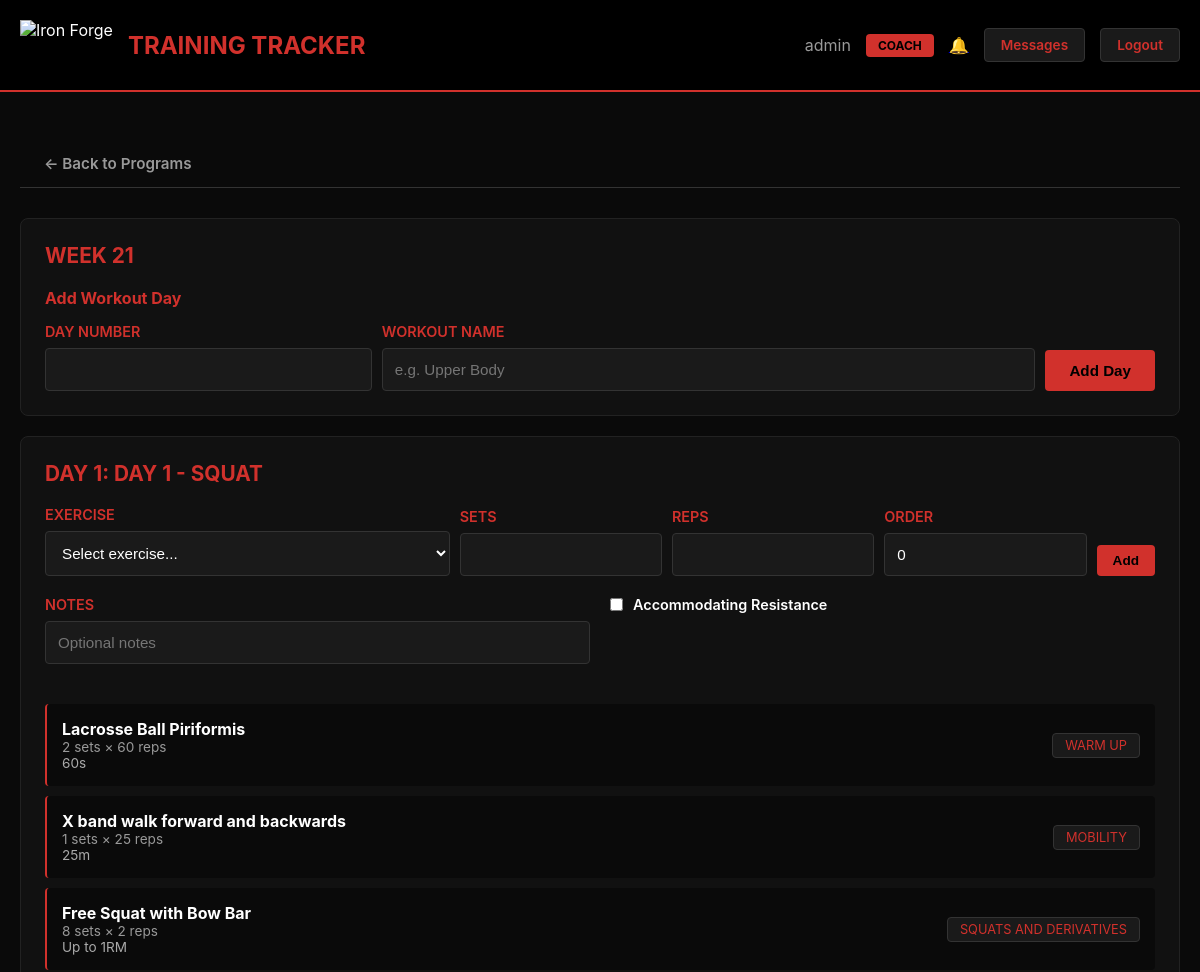
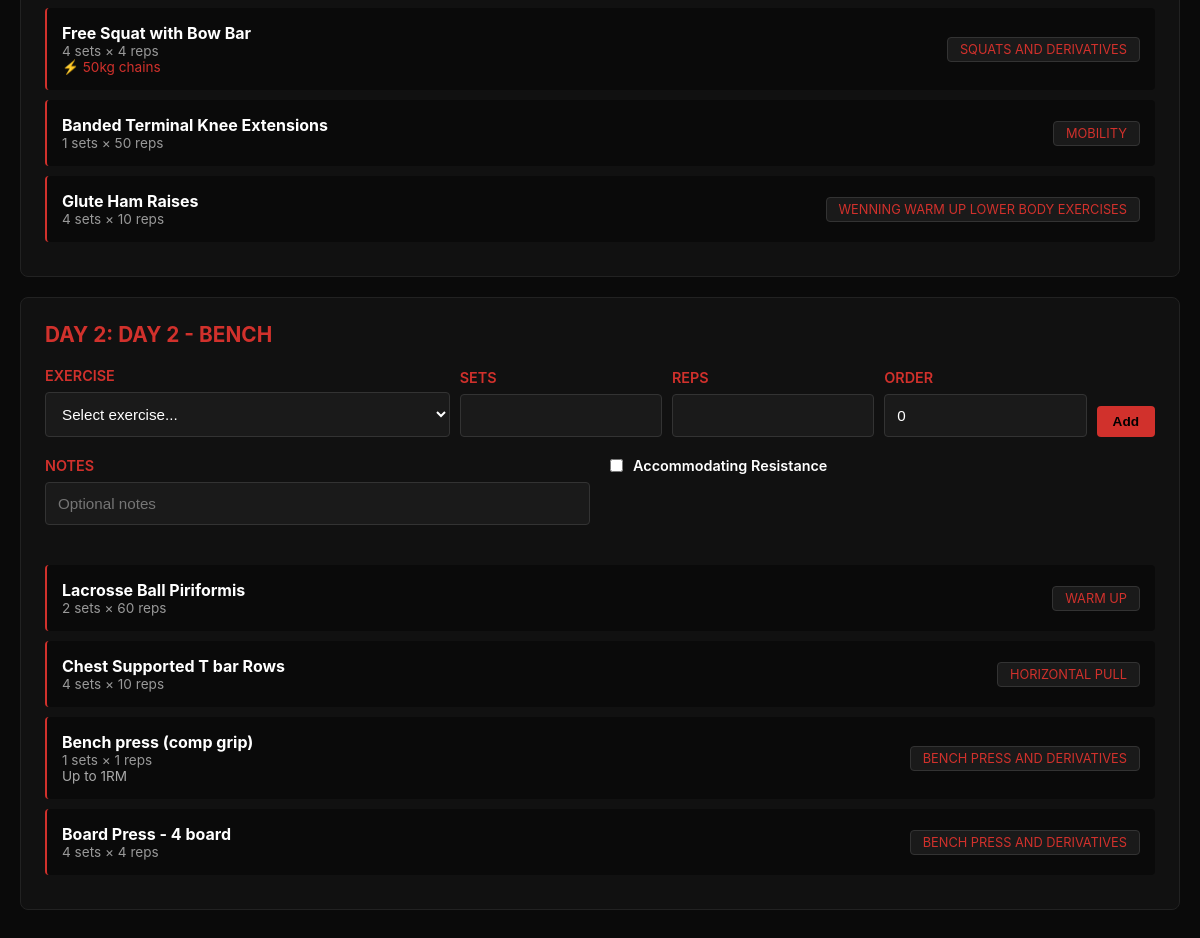
The app's page /program/1/edit (signed in) with its own data (2 pictures, top to bottom).
### models.py (models this page shows)
class User(db.Model):
    id = db.Column(db.Integer, primary_key=True)
    username = db.Column(db.String(80), unique=True, nullable=False)
    email = db.Column(db.String(120), unique=True, nullable=False)
    password = db.Column(db.String(200), nullable=False)
    is_admin = db.Column(db.Boolean, default=False)
    created_at = db.Column(db.DateTime, default=datetime.utcnow)
    coach_id = db.Column(db.Integer, db.ForeignKey('user.id'), nullable=True)
    workouts = db.relationship('Workout', backref='user', lazy='dynamic', foreign_keys='Workout.user_id')
    assigned_programs = db.relationship('ProgramAssignment', backref='user', lazy='dynamic', foreign_keys='ProgramAssignment.user_id')
    notifications = db.relationship('Notification', backref='user', lazy='dynamic', foreign_keys='Notification.user_id')
    messages_sent = db.relationship('Message', backref='sender', lazy='dynamic', foreign_keys='Message.sender_id')
    messages_received = db.relationship('Message', backref='recipient', lazy='dynamic', foreign_keys='Message.recipient_id')

class WorkoutProgram(db.Model):
    id = db.Column(db.Integer, primary_key=True)
    name = db.Column(db.String(200), nullable=False)
    description = db.Column(db.Text)
    created_by = db.Column(db.Integer, db.ForeignKey('user.id'), nullable=False)
    created_at = db.Column(db.DateTime, default=datetime.utcnow)
    workouts = db.relationship('ProgramWorkout', backref='program', lazy='dynamic', cascade='all, delete-orphan')

class ProgramWorkout(db.Model):
    id = db.Column(db.Integer, primary_key=True)
    program_id = db.Column(db.Integer, db.ForeignKey('workout_program.id'), nullable=False)
    day_number = db.Column(db.Integer, nullable=False)
    name = db.Column(db.String(100))
    exercises = db.relationship('ProgramExercise', backref='workout', lazy='dynamic', cascade='all, delete-orphan')

class ProgramExercise(db.Model):
    id = db.Column(db.Integer, primary_key=True)
    program_workout_id = db.Column(db.Integer, db.ForeignKey('program_workout.id'), nullable=False)
    exercise_id = db.Column(db.Integer, db.ForeignKey('exercise.id'), nullable=False)
    exercise = db.relationship('Exercise')
    sets = db.Column(db.Integer, nullable=False)
    reps = db.Column(db.Integer, nullable=False)
    notes = db.Column(db.Text)
    order = db.Column(db.Integer, default=0)
    has_accommodating_resistance = db.Column(db.Boolean, default=False)
    accommodating_resistance_type = db.Column(db.String(100))

class Exercise(db.Model):
    id = db.Column(db.Integer, primary_key=True)
    name = db.Column(db.String(100), unique=True, nullable=False)
    category = db.Column(db.String(50), nullable=False)
    description = db.Column(db.Text)
    video_url = db.Column(db.String(500))
    is_competition_lift = db.Column(db.Boolean, default=False)
    created_at = db.Column(db.DateTime, default=datetime.utcnow)

### routes.py (the view)
    @app.route('/program/<int:program_id>/edit')
    @admin_required
    def edit_program(program_id):
        try:
            program = WorkoutProgram.query.get_or_404(program_id)
            exercises = Exercise.query.all()
            workouts = ProgramWorkout.query.filter_by(program_id=program_id).order_by(ProgramWorkout.day_number).all()
            return render_template('edit_program.html', program=program, exercises=exercises, workouts=workouts)
        except Exception:
            flash('Error loading program', 'error')
            return redirect(url_for('coach_programs'))

### token_auth.py (called while the page is built, shortened)
def admin_required(f):
    @wraps(f)
    def decorated_function(*args, **kwargs):
        user = token_auth.get_current_user()
        if not user:
            flash('Please log in to access this page', 'error')
            return redirect(url_for('login'))
        if not user.is_admin:
            flash('Admin access required', 'error')
            return redirect(url_for('dashboard'))
        return f(*args, **kwargs)
    return decorated_function

    def verify_token(self, token, token_type='access'):
        try:
            payload = jwt.decode(token, current_app.config['JWT_SECRET_KEY'], algorithms=['HS256'])
            if payload.get('type') != token_type:
                return None
            return payload
        except jwt.ExpiredSignatureError:
            return 'expired'
        except jwt.InvalidTokenError:
            return None

    def get_current_user(self):
        token = session.get('access_token')
        if not token:
            return None
        payload = self.verify_token(token)
        if not payload:
            return None
        try:
            user = User.query.get(payload['user_id'])
            return user
        except Exception:
            return None

### templates/edit_program.html (shortened to what this page needs)
{% extends "base.html" %}
{% block content %}
<div class="nav-tabs">
    <a href="{{ url_for('coach_programs') }}" class="nav-tab">← Back to Programs</a>
</div>
<div class="card">
    <h3 class="card-header">{{ program.name }}</h3>
    <h4 style="color:#d1312c;margin:20px 0 15px 0">Add Workout Day</h4>
    <form method="POST" action="{{ url_for('add_workout', program_id=program.id) }}">
        <div style="display:grid;grid-template-columns:1fr 2fr auto;gap:10px;align-items:end">
            <div class="form-group" style="margin:0">
                <label>Day Number</label>
                <input type="number" name="day_number" min="1" max="7" required>
            </div>
            <div class="form-group" style="margin:0">
                <label>Workout Name</label>
                <input type="text" name="name" placeholder="e.g. Upper Body" required>
            </div>
            <button type="submit" class="btn">Add Day</button>
        </div>
    </form>
</div>
{% for workout in workouts %}
<div class="card">
    <h4 class="card-header">Day {{ workout.day_number }}: {{ workout.name }}</h4>
    <form method="POST" action="{{ url_for('add_exercise_to_workout', workout_id=workout.id) }}">
        <div style="display:grid;grid-template-columns:2fr 1fr 1fr 1fr auto;gap:10px;align-items:end;margin-bottom:20px">
            <div class="form-group" style="margin:0">
                <label>Exercise</label>
                <select name="exercise_id" required>
                    <option value="">Select exercise...</option>
                </select>
            </div>
            <div class="form-group" style="margin:0">
                <label>Sets</label>
                <input type="number" name="sets" min="1" required>
            </div>
            <div class="form-group" style="margin:0">
                <label>Reps</label>
                <input type="number" name="reps" min="1" required>
            </div>
            <div class="form-group" style="margin:0">
                <label>Order</label>
                <input type="number" name="order" min="0" value="0">
            </div>
            <button type="submit" class="btn btn-small">Add</button>
        </div>
        <div style="display:grid;grid-template-columns:1fr 1fr;gap:20px;margin-bottom:20px">
            <div class="form-group">
                <label>Notes</label>
                <input type="text" name="notes" placeholder="Optional notes">
            </div>
            <div>
                <div style="display:flex;align-items:center;gap:10px;margin-bottom:10px">
                    <input type="checkbox" id="has_resistance" name="has_accommodating_resistance" style="width:auto">
                    <label for="has_resistance" style="margin:0;color:#fff;text-transform:none">Accommodating Resistance</label>
                </div>
            </div>
        </div>
    </form>
    {% if workout.exercises %}
    <ul class="exercise-list">
        {% for ex in workout.exercises|sort(attribute='order') %}
        <li class="exercise-list-item">
            <div style="display:flex;justify-content:space-between;align-items:center">
                <div>
                    <strong>{{ ex.exercise.name }}</strong>
                    <div style="color:#999;font-size:.85em">{{ ex.sets }} sets × {{ ex.reps }} reps</div>
                    {% if ex.has_accommodating_resistance %}
                    <div style="color:#d1312c;font-size:.85em">⚡ {{ ex.accommodating_resistance_type }}</div>
                    {% endif %}
                    {% if ex.notes %}
                    <div style="color:#aaa;font-size:.85em">{{ ex.notes }}</div>
                    {% endif %}
                </div>
                <span class="category-badge">{{ ex.exercise.category }}</span>
            </div>
        </li>
        {% endfor %}
    </ul>
    {% else %}
    <div class="empty-state" style="padding:20px">
        <p>No exercises added yet</p>
    </div>
    {% endif %}
</div>
{% endfor %}
{% endblock %}

### templates/base.html (shortened to what this page needs)
<!DOCTYPE html>
<html>
<head>
</head>
<body>
    <div class="header">
        <div class="header-content">
            <div class="logo-container">
                <img src="https://www.ironforgegym.co.uk/wp-content/uploads/2022/08/IRON-VECTOR_inver002-1.svg" alt="Iron Forge" class="logo">
                <span class="logo-text">Training Tracker</span>
            </div>
            {% if session.get('username') %}
            <div class="user-info">
                <span>{{ session.get('username') }}</span>
                {% if session.get('is_admin') %}
                <span class="admin-badge">Coach</span>
                {% endif %}
                <a href="{{ url_for('notifications') }}" class="notification-badge">🔔
                </a>
                <a href="{{ url_for('messages') }}" class="btn btn-small btn-secondary">Messages</a>
                <a href="{{ url_for('logout') }}" class="btn btn-small btn-secondary">Logout</a>
            </div>
            {% endif %}
        </div>
    </div>
    <div class="container">
        {% block content %}{% endblock %}
    </div>
</body>
</html>

### templates/base.html (style rules this page uses)
* { margin:0;padding:0;box-sizing:border-box }
body { font-family:-apple-system,BlinkMacSystemFont,'Segoe UI',Roboto,sans-serif;background:#0a0a0a;color:#fff;min-height:100vh }
.container { max-width:1200px;margin:0 auto;padding:20px }
.header { background:#000;border-bottom:2px solid #d1312c;padding:20px 0;margin-bottom:30px }
.header-content { max-width:1200px;margin:0 auto;padding:0 20px;display:flex;align-items:center;justify-content:space-between }
.logo-container { display:flex;align-items:center;gap:15px }
.logo { height:50px;width:auto }
.logo-text { font-size:1.5em;font-weight:700;color:#d1312c;text-transform:uppercase }
.user-info { display:flex;align-items:center;gap:15px;color:#999 }
.notification-badge { position:relative;cursor:pointer }
.admin-badge { background:#d1312c;color:#000;padding:4px 12px;border-radius:4px;font-size:.75em;font-weight:700;text-transform:uppercase }
.nav-tabs { display:flex;gap:10px;margin-bottom:30px;border-bottom:1px solid #333;overflow-x:auto }
.nav-tab { padding:12px 24px;background:none;border:none;color:#999;cursor:pointer;font-size:.95em;font-weight:600;text-decoration:none;white-space:nowrap;border-bottom:2px solid transparent;transition:all .3s }
.btn { background:#d1312c;color:#000;border:none;padding:12px 24px;border-radius:4px;cursor:pointer;font-size:.95em;font-weight:600;text-decoration:none;display:inline-block;transition:all .3s }
.btn-secondary { background:#1a1a1a;color:#d1312c;border:1px solid #333 }
.btn-small { padding:8px 16px;font-size:.85em }
.form-group { margin-bottom:20px }
label { display:block;margin-bottom:8px;color:#d1312c;font-weight:600;font-size:.9em;text-transform:uppercase }
input,textarea,select { width:100%;padding:12px;background:#1a1a1a;border:1px solid #333;border-radius:4px;color:#fff;font-size:.95em }
.card { background:#111;border:1px solid #222;border-radius:8px;padding:24px;margin-bottom:20px }
.card-header { font-size:1.3em;font-weight:700;color:#d1312c;margin-bottom:20px;text-transform:uppercase }
.category-badge { background:#1a1a1a;border:1px solid #333;padding:4px 12px;border-radius:4px;font-size:.8em;color:#d1312c;text-transform:uppercase }
.exercise-list { list-style:none }
.exercise-list-item { background:#0a0a0a;padding:15px;margin-bottom:10px;border-radius:4px;border-left:2px solid #d1312c }

### records on screen
User: get "admin"
WorkoutProgram: name "WEEK 21"
ProgramWorkout: day_number "1", name "DAY 1 - SQUAT"
ProgramExercise: exercise.name "Lacrosse Ball Piriformis", sets "2", reps "60", notes "60s", exercise.category "WARM UP"
ProgramExercise: exercise.name "X band walk forward and backwards", sets "1", reps "25", notes "25m", exercise.category "MOBILITY"
ProgramExercise: exercise.name "Free Squat with Bow Bar", sets "8", reps "2", notes "Up to 1RM", exercise.category "SQUATS AND DERIVATIVES"
ProgramExercise: exercise.name "Free Squat with Bow Bar", sets "4", reps "4", accommodating_resistance_type "50kg chains", exercise.category "SQUATS AND DERIVATIVES"
ProgramExercise: exercise.name "Banded Terminal Knee Extensions", sets "1", reps "50", exercise.category "MOBILITY"
ProgramExercise: exercise.name "Glute Ham Raises", sets "4", reps "10", exercise.category "WENNING WARM UP LOWER BODY EXERCISES"
ProgramWorkout: day_number "2", name "DAY 2 - BENCH"
ProgramExercise: exercise.name "Lacrosse Ball Piriformis", sets "2", reps "60", exercise.category "WARM UP"
ProgramExercise: exercise.name "Chest Supported T bar Rows", sets "4", reps "10", exercise.category "HORIZONTAL PULL"
ProgramExercise: exercise.name "Bench press (comp grip)", sets "1", reps "1", notes "Up to 1RM", exercise.category "BENCH PRESS AND DERIVATIVES"
ProgramExercise: exercise.name "Board Press - 4 board", sets "4", reps "4", exercise.category "BENCH PRESS AND DERIVATIVES"
